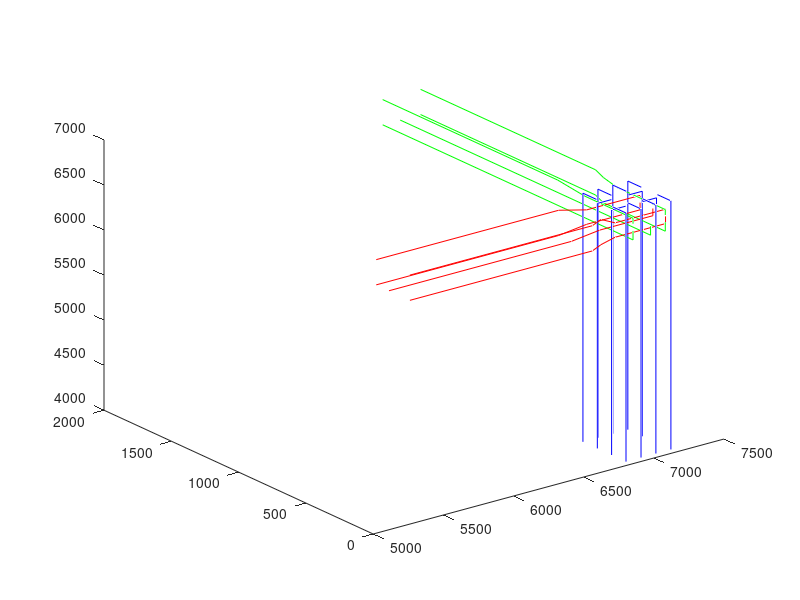

Source code (MATLAB):
clear;clc;close all;

load('column_bar_2_1.mat');
load('beam1_bar_top_2_1.mat');
load('beam1_bar_bottom_2_1.mat');
load('beam2_bar_top_2_1.mat');
load('beam2_bar_bottom_2_1.mat')

for i = 1:12
    z1 = column_bar{i};
    n = size(z1, 1);
    tt = z1(1, :);
    for m = 2:n
        x = [tt(1), z1(m, 1)];
        y = [tt(2), z1(m, 2)];
        z = [tt(3), z1(m, 3)];
        plot3(x, y, z, 'Color', 'b');
        hold on
        tt = z1(m, :);
    end
end

for j = 1:5
    z1 =  beam1_bar_bottom{j};
    
    n = size(z1, 1);
    tt = z1(1, :);
    for m = 2:n
        x = [tt(1), z1(m, 1)];
        y = [tt(2), z1(m, 2)];
        z = [tt(3), z1(m, 3)];
        plot3(x, y, z, 'Color', 'g');
        hold on
        tt = z1(m, :);
    end
end

for j = 1:4
    z1 =  beam1_bar_top{j};
    
    n = size(z1, 1);
    tt = z1(1, :);
    for m = 2:n
        x = [tt(1), z1(m, 1)];
        y = [tt(2), z1(m, 2)];
        z = [tt(3), z1(m, 3)];
        plot3(x, y, z, 'Color', 'g');
        hold on
        tt = z1(m, :);
    end
end

for j = 1:5
    z1 =  beam2_bar_bottom{j};
    
    n = size(z1, 1);
    tt = z1(1, :);
    for m = 2:n
        x = [tt(1), z1(m, 1)];
        y = [tt(2), z1(m, 2)];
        z = [tt(3), z1(m, 3)];
        plot3(x, y, z, 'Color', 'r');
        hold on
        tt = z1(m, :);
    end
end

for j = 1:4
    z1 =  beam2_bar_top{j};
    
    n = size(z1, 1);
    tt = z1(1, :);
    for m = 2:n
        x = [tt(1), z1(m, 1)];
        y = [tt(2), z1(m, 2)];
        z = [tt(3), z1(m, 3)];
        plot3(x, y, z, 'Color', 'r');
        hold on
        tt = z1(m, :);
    end
end